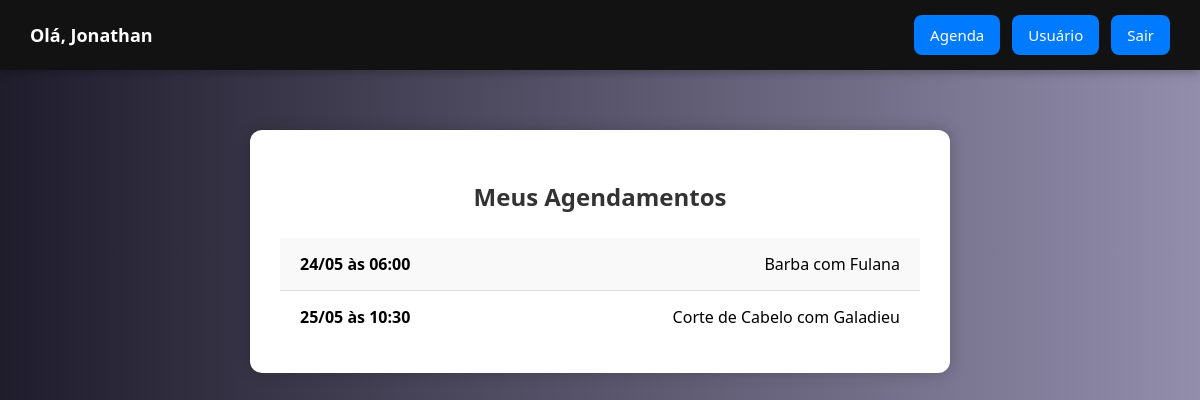
Page /agendamentos.php (signed in) on the committed database.
### tables this page shows
CREATE TABLE `agendamentos` (
  `agendamento_id` int(11) NOT NULL,
  `cliente_id` int(11) DEFAULT NULL,
  `servico_id` int(11) DEFAULT NULL,
  `funcionario_id` int(11) DEFAULT NULL,
  `data_agendamento` datetime DEFAULT NULL
);

CREATE TABLE `servicos` (
  `servico_id` int(11) NOT NULL,
  `descricao` varchar(100) DEFAULT NULL,
  `duracao` int(11) DEFAULT NULL,
  `preco` decimal(10,2) DEFAULT NULL
);

CREATE TABLE `funcionarios` (
  `funcionario_id` int(11) NOT NULL,
  `nome` varchar(100) DEFAULT NULL,
  `email` varchar(100) NOT NULL,
  `senha` varchar(255) NOT NULL,
  `foto` varchar(255) DEFAULT NULL
);

### backend/meus_agendamentos.php (called while the page is built, shortened)
<?php
include 'conexao.php';
$cliente_id = $_SESSION["id"];
$query = "
    SELECT
        a.agendamento_id,
        s.descricao AS servico,
        f.nome AS funcionario,
        a.data_agendamento
    FROM agendamentos a
    JOIN servicos s ON a.servico_id = s.servico_id
    JOIN funcionarios f ON a.funcionario_id = f.funcionario_id
    WHERE a.cliente_id = ?
      AND a.data_agendamento >= NOW()
    ORDER BY a.data_agendamento ASC
";
$stmt = $conn->prepare($query);
$stmt->bind_param('i', $cliente_id);
$stmt->execute();
$result = $stmt->get_result();
$meus_agendamentos = [];
while ($row = $result->fetch_assoc()) {
    $meus_agendamentos[] = $row;
}
?>

### agendamentos.php (the view, shortened to what this page needs)
<?php
include 'backend/meus_agendamentos.php';
?>
<!DOCTYPE html>
<html lang="pt-BR">
<head>
</head>
<body>
    <div class="menu">
        <div class="logo">Olá, <?php echo htmlspecialchars($_SESSION['nome']); ?></div>
        <div class="menu-links">
            <a href="barbeiros.php">Agenda</a>
            <a href="usuario.php">Usuário</a>
            <a href="backend/sair.php">Sair</a>
        </div>
    </div>
    <div class="container">
        <h2>Meus Agendamentos</h2>
        <?php if (empty($meus_agendamentos)): ?>
            <p class="no-appointments">Você ainda não possui agendamentos.</p>
        <?php else: ?>
            <?php foreach ($meus_agendamentos as $agendamento): ?>
                <div class="appointment">
                    <?php
                        $data = date('d/m', strtotime($agendamento['data_agendamento']));
                        $hora = date('H:i', strtotime($agendamento['data_agendamento']));
                        $servico = htmlspecialchars($agendamento['servico']);
                        $funcionario = htmlspecialchars($agendamento['funcionario']);
                        echo "<strong>$data às $hora</strong> $servico com $funcionario";
                    ?>
                </div>
            <?php endforeach; ?>
        <?php endif; ?>
    </div>
</body>
</html>

### agendamentos.php (style rules this page uses)
* { box-sizing: border-box; }
html { height: 100%; background: linear-gradient(to right, #1f1c2c, #928dab); }
body { font-family: 'Segoe UI', Tahoma, Geneva, Verdana, sans-serif; margin: 0; min-height: 100%; }
.menu { width: 100%; background: #121212; padding: 15px 30px; display: flex; justify-content: space-between; align-items: center; box-shadow: 0 4px 8px rgba(0,0,0,0.2); }
.menu .logo { color: white; font-size: 18px; font-weight: bold; }
.menu .menu-links { display: flex; gap: 12px; }
.menu .menu-links a { color: white; text-decoration: none; font-size: 15px; padding: 10px 16px; background: #007bff; border-radius: 8px; transition: background 0.3s; }
.container { background: white; padding: 30px; margin: 60px auto; border-radius: 12px; box-shadow: 0 0 15px rgba(0, 0, 0, 0.2); max-width: 700px; text-align: center; }
h2 { margin-bottom: 25px; color: #333; }
.appointment { display: flex; justify-content: space-between; align-items: center; padding: 15px 20px; font-size: 16px; }
.appointment:nth-child(even) { background-color: #f9f9f9; }
.appointment:nth-child(odd) { background-color: #ffffff; }
.appointment + .appointment { border-top: 1px solid #ddd; }

### rows in the picture
agendamentos: data_agendamento "24/05", data_agendamento "06:00", servico.descricao "Barba", funcionario.nome "Fulana"
agendamentos: data_agendamento "25/05", data_agendamento "10:30", servico.descricao "Corte de Cabelo", funcionario.nome "Galadieu"

### other values in the picture
$_SESSION['nome'] "Jonathan"
